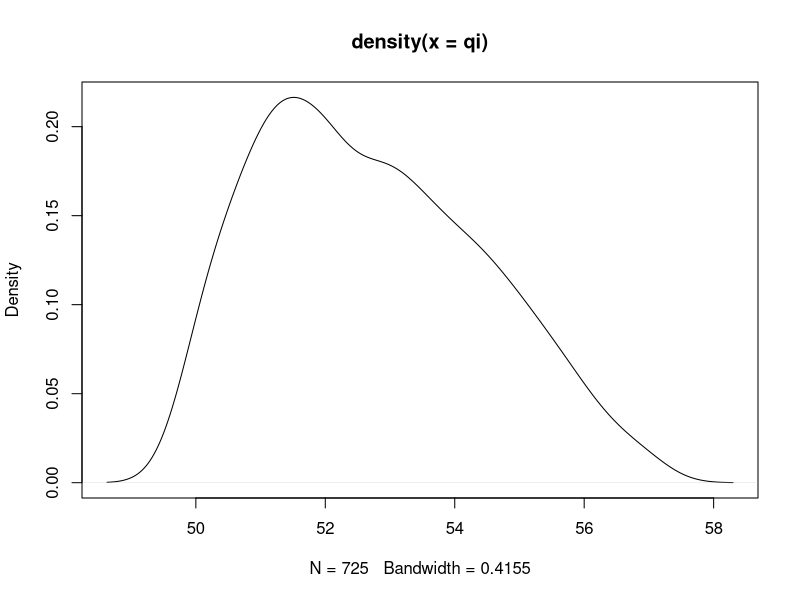

This chart was generated by the following R code:
## ---- chunk 1
# Load package that contains the Prestige data set
library(car)

library(MASS)

# Estimate normal linear model
m1 <- lm(prestige ~ education + type, data = Prestige)

# Extract coeficient estimates
m1_coef <- coef(m1)

# Extract variance-covariance matrix
m1_vcov <- vcov(m1)

# Draw 1000 simulations from multivariate normal distribution
m1_sims <- mvrnorm(n = 1000, mu = m1_coef, Sigma = m1_vcov)

head(m1_sims)
## ---- chunk 2
# Create a data frame with the scenario values
fitted <- data.matrix(data.frame(education = 10.54, typeprof = 1))

# Reformat simulations
intercept <- m1_sims[, 1] # extract intercept
other_betas <- data.matrix(m1_sims[, colnames(fitted)]) 

# Find quantitiy of interest
qi <- intercept + (other_betas %*% c(fitted))

head(qi)
## ---- chunk 3
# Find lower and upper bound of the simulations' central 95% interval 
lower_bound <- quantile(qi, probs = 0.25)
upper_bound <- quantile(qi, probs = 0.975)

# Restrict the simulations to the central 95% interval
qi <- qi[qi > lower_bound]
qi <- qi[qi < upper_bound]

# Plot
plot(density(qi))
